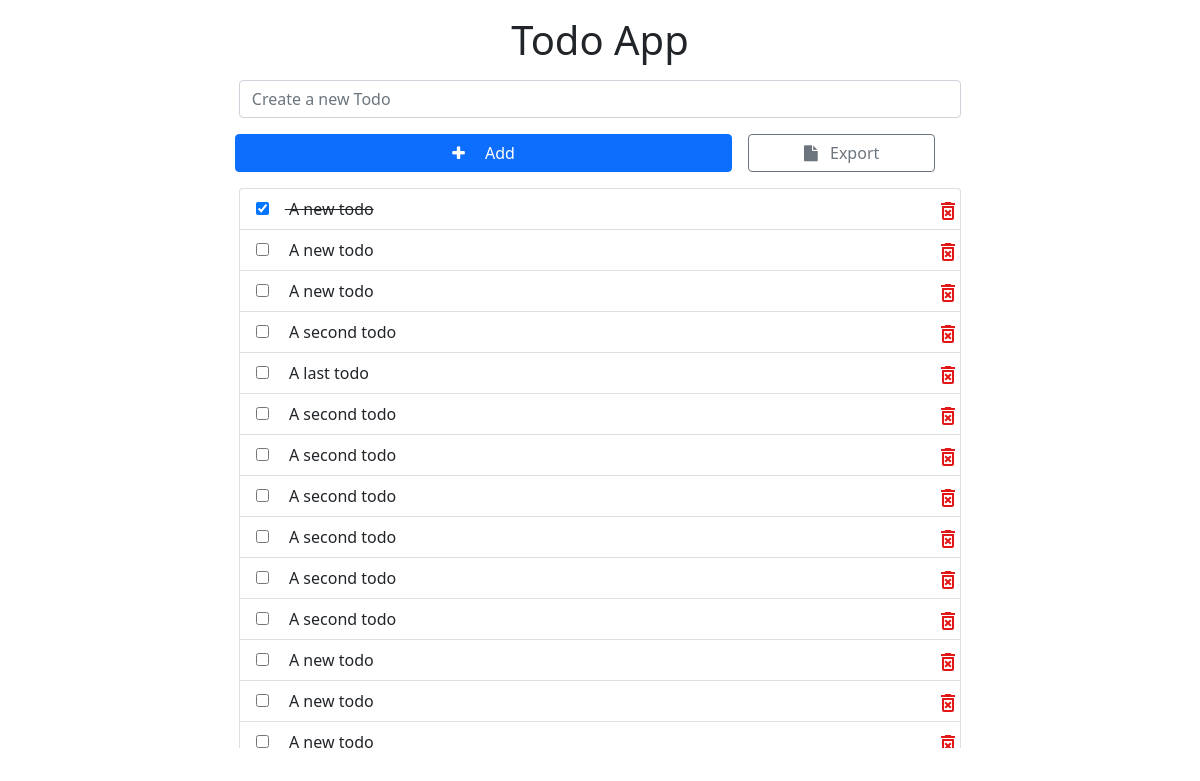
Before: / with the older database file.
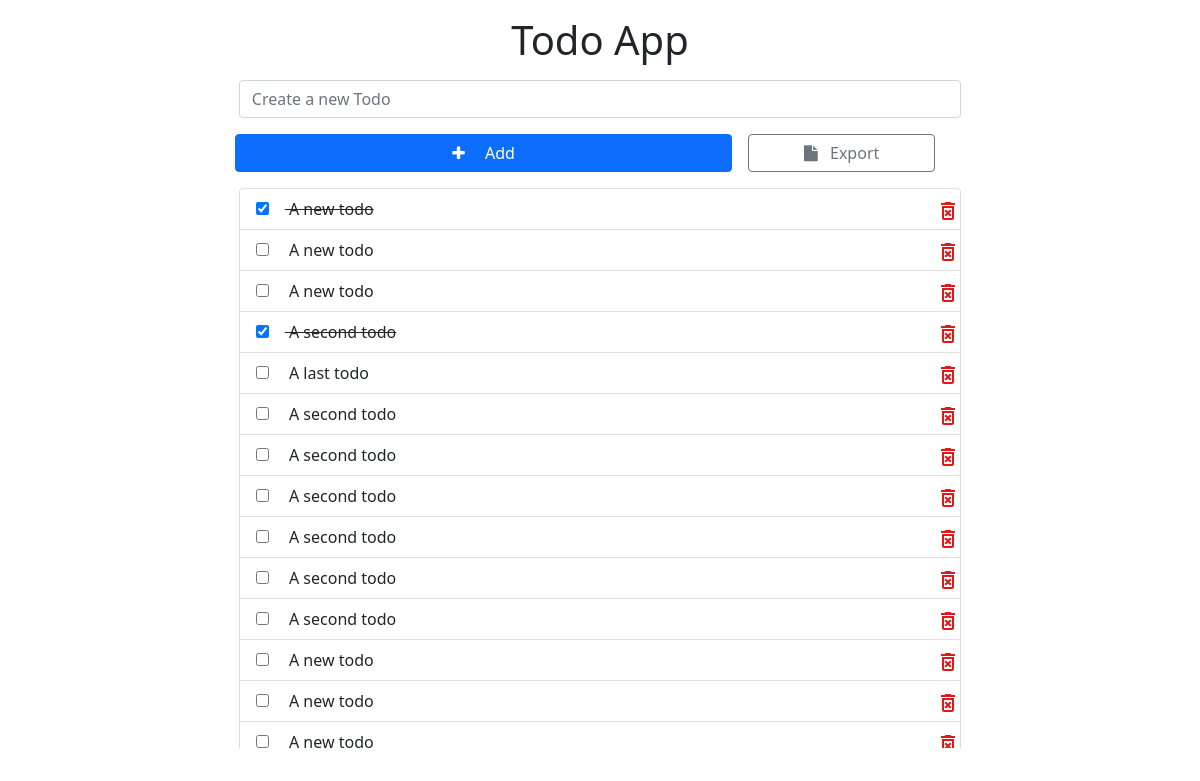
After: the same page with the newer database file.
### todoApp/models.py (models this page shows)
class Todo(models.Model):
    todo = models.TextField(max_length = 256)
    isDone = models.BooleanField(default=False)
    timeStamp = models.DateTimeField(auto_now_add=True)

### todoApp/views.py (the view, shortened to what this page needs)
# urls.py: path('',views.index),
def index(request):
    isSaved = False
    isEmpty = False
    allTodos = Todo.objects.all()
    context = {
        'isSaved': isSaved,
        'isEmpty': isEmpty,
        'allTodos': allTodos
    }
    return render(request=request, template_name='index.html', context=context)

### todoApp/templates/index.html (shortened to what this page needs)
{% extends 'base.html' %} {% block body %}
<h1 class="text-center mt-3">Todo App</h1>
<div class="container mt-3" style="width: 80vh">
  <form method="post" action="/">
    <div class="mb-3">
      <input
        class="form-control"
        id="exampleInputEmail1"
        name="todo"
        placeholder="Create a new Todo"
      />
      <div class="row">
        <button id="submitBtn" class="btn mt-3 btn-primary ms-2 me-3 col-8" type="submit">
        <i class="fa fa-plus me-3" aria-hidden="true"></i>
        Add
        </button>
        <a class="btn mt-3 btn-outline-secondary col-3" href="{% url 'export' %}">
        <i class="fa fa-file me-2" style="font-size:16px"></i>
        Export
        </a>
      </div>
    </div>
  </form>
</div>
<div class="container overflow-auto" style="width: 80vh; height: 60vh">
  <div class="list-group">
    {% for todo in allTodos %}
    <div class="list-group-item" {% if todo.isDone %} style="text-decoration: line-through" {% endif %} >
      <form style="display: inline" method="post" action="toggleStatus/">
        <input class="me-3" type="checkbox" onchange="this.form.submit()" {% if todo.isDone %} checked {% endif %}/>
      </form>
      {{ todo.todo }}
      <a href="{% url 'deleteTodo' todo.id%}" style="position: absolute; right: 0">
      </a>
    </div>
    {% endfor %}
  </div>
</div>
{% endblock body %}

Changed rows visible on the page:
changed Todo (number 4 of 14 on the later page): isDone "☐" → "☑"
